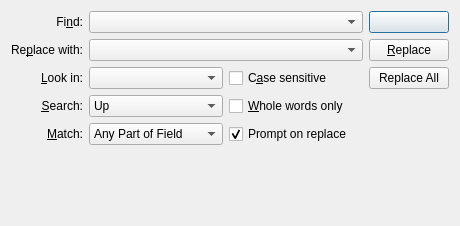
<?xml version="1.0" encoding="UTF-8"?>
<ui version="4.0">
 <class>KexiFindDialog</class>
 <widget class="QDialog" name="KexiFindDialog">
  <property name="geometry">
   <rect>
    <x>0</x>
    <y>0</y>
    <width>460</width>
    <height>226</height>
   </rect>
  </property>
  <property name="windowTitle">
   <string notr="true"/>
  </property>
  <layout class="QGridLayout">
   <item row="2" column="0">
    <widget class="QLabel" name="textLabel2_2">
     <property name="text">
      <string comment="Look in field:">&amp;Look in:</string>
     </property>
     <property name="alignment">
      <set>Qt::AlignRight|Qt::AlignTrailing|Qt::AlignVCenter</set>
     </property>
     <property name="wordWrap">
      <bool>false</bool>
     </property>
     <property name="buddy">
      <cstring>m_lookIn</cstring>
     </property>
    </widget>
   </item>
   <item row="3" column="0">
    <widget class="QLabel" name="textLabel2_2_2">
     <property name="text">
      <string>&amp;Search:</string>
     </property>
     <property name="alignment">
      <set>Qt::AlignRight|Qt::AlignTrailing|Qt::AlignVCenter</set>
     </property>
     <property name="wordWrap">
      <bool>false</bool>
     </property>
     <property name="buddy">
      <cstring>m_search</cstring>
     </property>
    </widget>
   </item>
   <item row="3" column="2">
    <widget class="QCheckBox" name="m_wholeWords">
     <property name="focusPolicy">
      <enum>Qt::WheelFocus</enum>
     </property>
     <property name="text">
      <string comment="Match: Whole words only">&amp;Whole words only</string>
     </property>
    </widget>
   </item>
   <item row="0" column="0">
    <widget class="QLabel" name="textLabel1">
     <property name="text">
      <string>Fi&amp;nd:</string>
     </property>
     <property name="alignment">
      <set>Qt::AlignRight|Qt::AlignTrailing|Qt::AlignVCenter</set>
     </property>
     <property name="wordWrap">
      <bool>false</bool>
     </property>
     <property name="buddy">
      <cstring>m_textToFind</cstring>
     </property>
    </widget>
   </item>
   <item row="2" column="1">
    <widget class="KComboBox" name="m_lookIn">
     <property name="focusPolicy">
      <enum>Qt::StrongFocus</enum>
     </property>
    </widget>
   </item>
   <item row="0" column="1" colspan="2">
    <widget class="KHistoryComboBox" name="m_textToFind">
     <property name="sizePolicy">
      <sizepolicy hsizetype="Minimum" vsizetype="Fixed">
       <horstretch>1</horstretch>
       <verstretch>0</verstretch>
      </sizepolicy>
     </property>
     <property name="maxCount">
      <number>10</number>
     </property>
     <property name="autoCompletion">
      <bool>true</bool>
     </property>
     <property name="duplicatesEnabled">
      <bool>false</bool>
     </property>
    </widget>
   </item>
   <item row="1" column="0">
    <widget class="QLabel" name="m_replaceLbl">
     <property name="sizePolicy">
      <sizepolicy hsizetype="Fixed" vsizetype="Preferred">
       <horstretch>0</horstretch>
       <verstretch>0</verstretch>
      </sizepolicy>
     </property>
     <property name="text">
      <string comment="Replace all occurrences with">Re&amp;place with:</string>
     </property>
     <property name="alignment">
      <set>Qt::AlignRight|Qt::AlignTrailing|Qt::AlignVCenter</set>
     </property>
     <property name="wordWrap">
      <bool>false</bool>
     </property>
     <property name="buddy">
      <cstring>m_textToReplace</cstring>
     </property>
    </widget>
   </item>
   <item row="4" column="2">
    <widget class="QCheckBox" name="m_promptOnReplace">
     <property name="focusPolicy">
      <enum>Qt::WheelFocus</enum>
     </property>
     <property name="text">
      <string>Prompt on replace</string>
     </property>
     <property name="checked">
      <bool>true</bool>
     </property>
    </widget>
   </item>
   <item row="1" column="1" colspan="2">
    <widget class="KHistoryComboBox" name="m_textToReplace">
     <property name="maxCount">
      <number>10</number>
     </property>
     <property name="autoCompletion">
      <bool>true</bool>
     </property>
     <property name="duplicatesEnabled">
      <bool>false</bool>
     </property>
    </widget>
   </item>
   <item row="4" column="0">
    <widget class="QLabel" name="textLabel2_2_3">
     <property name="text">
      <string>&amp;Match:</string>
     </property>
     <property name="alignment">
      <set>Qt::AlignRight|Qt::AlignTrailing|Qt::AlignVCenter</set>
     </property>
     <property name="wordWrap">
      <bool>false</bool>
     </property>
     <property name="buddy">
      <cstring>m_match</cstring>
     </property>
    </widget>
   </item>
   <item row="2" column="2">
    <widget class="QCheckBox" name="m_caseSensitive">
     <property name="focusPolicy">
      <enum>Qt::WheelFocus</enum>
     </property>
     <property name="text">
      <string comment="Match: Case sensitive">C&amp;ase sensitive</string>
     </property>
    </widget>
   </item>
   <item row="4" column="1">
    <widget class="KComboBox" name="m_match">
     <property name="focusPolicy">
      <enum>Qt::StrongFocus</enum>
     </property>
     <item>
      <property name="text">
       <string comment="Match: Any Part of Field">Any Part of Field</string>
      </property>
     </item>
     <item>
      <property name="text">
       <string comment="Match: Whole Field">Whole Field</string>
      </property>
     </item>
     <item>
      <property name="text">
       <string comment="Match: Start of Field">Start of Field</string>
      </property>
     </item>
    </widget>
   </item>
   <item row="3" column="1">
    <widget class="KComboBox" name="m_search">
     <property name="focusPolicy">
      <enum>Qt::StrongFocus</enum>
     </property>
     <item>
      <property name="text">
       <string comment="Search Up">Up</string>
      </property>
     </item>
     <item>
      <property name="text">
       <string comment="Search Down">Down</string>
      </property>
     </item>
     <item>
      <property name="text">
       <string comment="Look In All Rows">All Rows</string>
      </property>
     </item>
    </widget>
   </item>
   <item row="0" column="3" rowspan="8">
    <layout class="QVBoxLayout">
     <property name="leftMargin">
      <number>0</number>
     </property>
     <property name="topMargin">
      <number>0</number>
     </property>
     <property name="rightMargin">
      <number>0</number>
     </property>
     <property name="bottomMargin">
      <number>0</number>
     </property>
     <item>
      <widget class="QPushButton" name="m_btnFind">
       <property name="sizePolicy">
        <sizepolicy hsizetype="Preferred" vsizetype="Fixed">
         <horstretch>0</horstretch>
         <verstretch>0</verstretch>
        </sizepolicy>
       </property>
       <property name="text">
        <string/>
       </property>
       <property name="shortcut">
        <string/>
       </property>
       <property name="autoDefault">
        <bool>true</bool>
       </property>
       <property name="default">
        <bool>true</bool>
       </property>
      </widget>
     </item>
     <item>
      <widget class="QPushButton" name="m_btnReplace">
       <property name="sizePolicy">
        <sizepolicy hsizetype="Preferred" vsizetype="Fixed">
         <horstretch>0</horstretch>
         <verstretch>0</verstretch>
        </sizepolicy>
       </property>
       <property name="text">
        <string>&amp;Replace</string>
       </property>
      </widget>
     </item>
     <item>
      <widget class="QPushButton" name="m_btnReplaceAll">
       <property name="sizePolicy">
        <sizepolicy hsizetype="Preferred" vsizetype="Fixed">
         <horstretch>0</horstretch>
         <verstretch>0</verstretch>
        </sizepolicy>
       </property>
       <property name="text">
        <string comment="Replace All Occurrences">Replace All</string>
       </property>
      </widget>
     </item>
     <item>
      <spacer>
       <property name="orientation">
        <enum>Qt::Vertical</enum>
       </property>
       <property name="sizeHint" stdset="0">
        <size>
         <width>20</width>
         <height>5</height>
        </size>
       </property>
      </spacer>
     </item>
    </layout>
   </item>
   <item row="6" column="0" colspan="3">
    <widget class="QLabel" name="m_messageLabel">
     <property name="text">
      <string/>
     </property>
     <property name="wordWrap">
      <bool>false</bool>
     </property>
    </widget>
   </item>
  </layout>
 </widget>
 <layoutdefault spacing="6" margin="11"/>
 <customwidgets>
  <customwidget>
   <class>KComboBox</class>
   <extends>QComboBox</extends>
   <header location="global">KComboBox</header>
  </customwidget>
  <customwidget>
   <class>KHistoryComboBox</class>
   <extends>KComboBox</extends>
   <header location="global">KHistoryComboBox</header>
  </customwidget>
 </customwidgets>
 <tabstops>
  <tabstop>m_textToFind</tabstop>
  <tabstop>m_textToReplace</tabstop>
  <tabstop>m_btnFind</tabstop>
  <tabstop>m_btnReplace</tabstop>
  <tabstop>m_btnReplaceAll</tabstop>
  <tabstop>m_lookIn</tabstop>
  <tabstop>m_search</tabstop>
  <tabstop>m_match</tabstop>
  <tabstop>m_caseSensitive</tabstop>
  <tabstop>m_wholeWords</tabstop>
  <tabstop>m_promptOnReplace</tabstop>
 </tabstops>
 <resources/>
 <connections/>
</ui>
